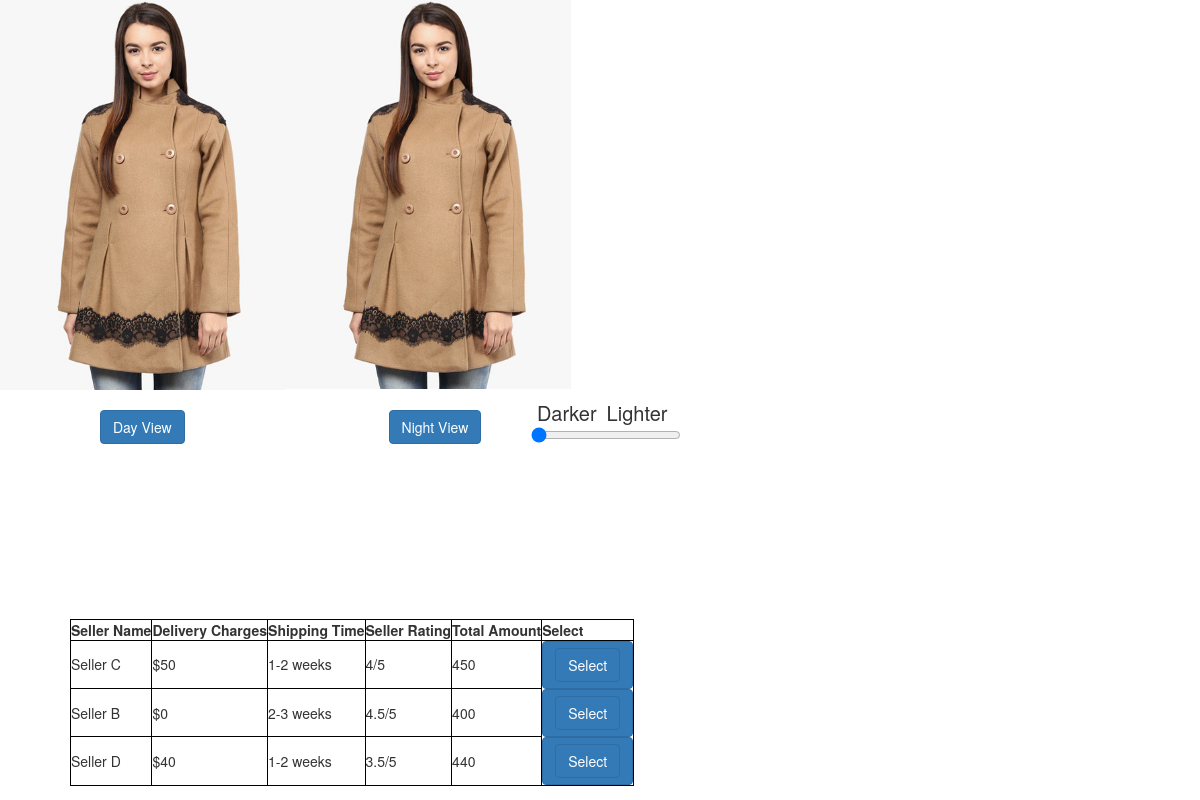
/images/product-url-7.php, run on the app's committed database.
### tables this page shows
CREATE TABLE IF NOT EXISTS `seller` (
`seller_id` int(10) NOT NULL,
  `seller_title` text NOT NULL,
  `seller_price` int(10) NOT NULL,
  `seller_time` text NOT NULL,
  `seller_rating` text NOT NULL
);

CREATE TABLE IF NOT EXISTS `products` (
`product_id` int(10) NOT NULL,
  `p_cat_id` int(10) NOT NULL,
  `cat_id` int(10) NOT NULL,
  `manufacturer_id` int(10) NOT NULL,
  `date` timestamp NOT NULL DEFAULT CURRENT_TIMESTAMP ON UPDATE CURRENT_TIMESTAMP,
  `product_title` text NOT NULL,
  `product_url` text NOT NULL,
  `product_img1` text NOT NULL,
  `product_price` int(10) NOT NULL,
  `status` varchar(255) NOT NULL
);

### public_html/images/product-url-7.php (the view, shortened to what this page needs)
<!DOCTYPE html>
<head>
<link href="style.css" rel="stylesheet">
<link href="../styles/bootstrap.min.css" rel="stylesheet">
</head>
<?php
$db = mysqli_connect('mysql', "root", "pass", "Ecom_Store");
    echo "
<div class='product' >
<img src='fur coat with button1.jpg' style='float:left;height:390px;'>
<div class='container'>
<img src='fur coat with button1.jpg' class='image'>
  <div class='night' id='night'>
  </div>
</div>
<p class='btn btn-primary btn1'>Day View</p>
<p class='btn btn-primary btn1 btn2'>Night View
<fieldset class='field' style='width: 150px; height: 150px;display:inline-block;margin-left:50px;font-size:20px;'>
  <label for='b'></label>
  Darker&ensp;Lighter<input type='range' min='0' max='255' id='b' step='1' value='0'>
  <output for='b' style='font-size:20px;'></output>
</fieldset>  </p>
<br><br>
</div>
";
$get_prod = "select * from products where product_id=7";
$run_prod = mysqli_query($db, $get_prod);
   while($row_prod = mysqli_fetch_array($run_prod)){
       $pro_id= 7;
       $pro_price=$row_prod['product_price'];
}
$get_seller = "select * from seller WHERE seller_id=4";
$run_seller = mysqli_query($db, $get_seller);
echo "<table><tr><th>Seller Name</th><th>Delivery Charges</th><th>Shipping Time</th><th>Seller Rating</th><th>Total Amount</th><th>Select</th></tr>";
   while($row_seller = mysqli_fetch_array($run_seller)){
    $s_price=$row_seller['seller_price'];
    $amt=$s_price+$pro_price;
    echo "<tr><td>".$row_seller['seller_title']."</td><td>$".$row_seller['seller_price']."</td><td>".$row_seller['seller_time']."</td><td>".$row_seller['seller_rating']."</td><td>".$amt."</td><td class='btn btn-primary sel'><a href='../cart.php?itemId=$pro_id&quantity=1&price=$amt&size=Medium' class='btn btn-primary' style='text-decoration: none;'>Select</a></td></tr>";
}
echo "</table>";
?>

### public_html/images/style.css (style rules this page uses)
table { margin-left: 70px; margin-top: 20px; }
table, th, td { border: 1px solid black; border-collapse: collapse; }
th, td { padding: 15px; }
.container { position: relative; width: 10%; }
.image { display: inline; width: 25%; height: auto; }
.night { position: absolute; top: 0; bottom: 0; left: 17%; right: 0; height: 100%; width: 25%; opacity: 0.6; transition: 0.5s ease; }
.btn1 { margin-left: 100px; margin-top: 20px; }
.btn2 { margin-left: 200px; }

### data on the page
seller: seller_title "Seller C", seller_price "50", seller_time "1-2 weeks", seller_rating "4/5", seller_price.product_price "450"
seller: seller_title "Seller B", seller_price "0", seller_time "2-3 weeks", seller_rating "4.5/5", seller_price.product_price "400"
seller: seller_title "Seller D", seller_price "40", seller_time "1-2 weeks", seller_rating "3.5/5", seller_price.product_price "440"
